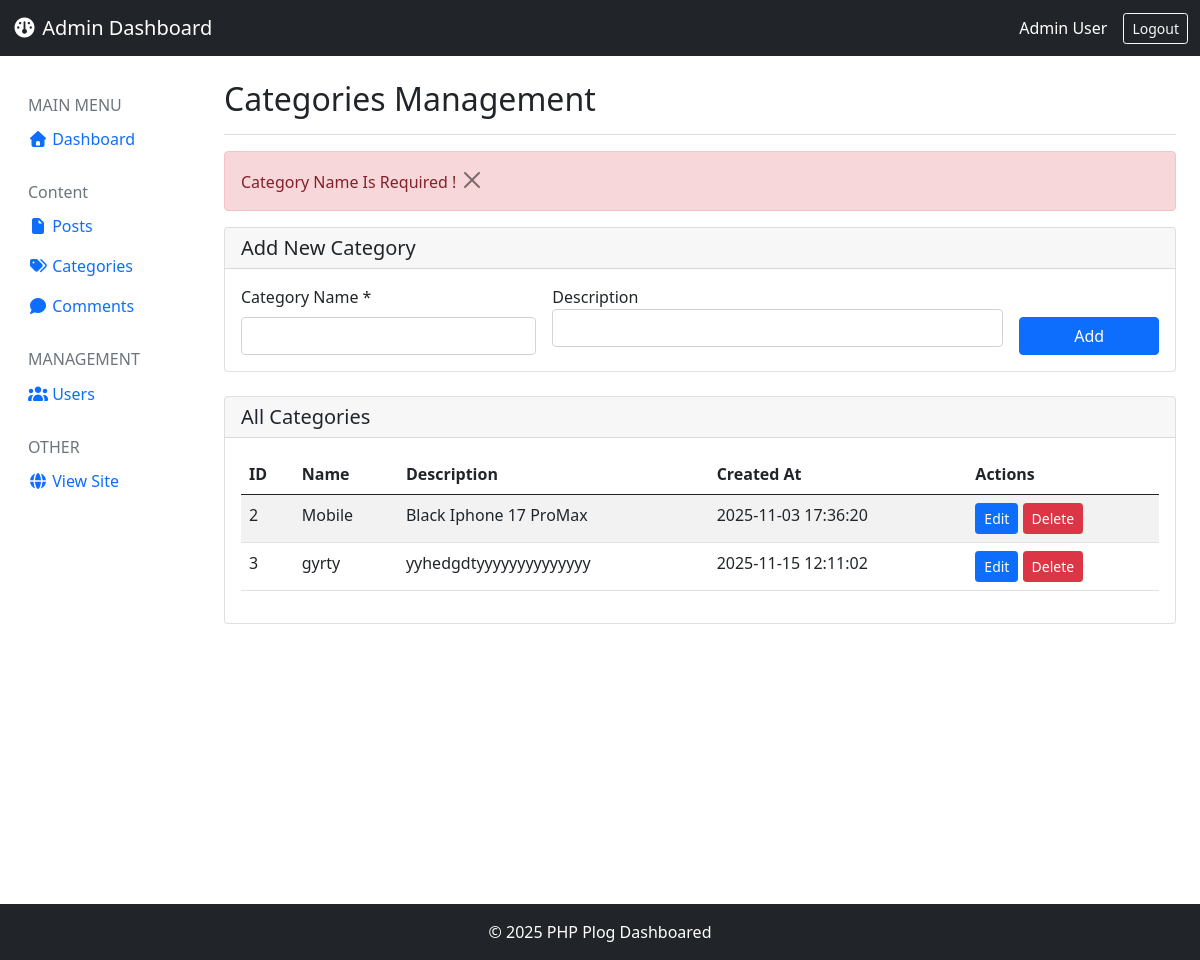
/categories.php, run on the app's committed database.
### tables this page shows
CREATE TABLE `categories` (
  `id` int(11) NOT NULL,
  `name` varchar(50) NOT NULL,
  `description` text NOT NULL,
  `created_at` timestamp NOT NULL DEFAULT current_timestamp()
);

### categories.php (the view, shortened to what this page needs)
<?php
require_once("../config.php");
include("./includes/header.php");
include("./includes/sidebar.php");
$message="";
$message_type="";
if(empty($name)){
    $message= "Category Name Is Required !";
    $message_type = "danger";
}else{
   $stmt = $pdo->prepare("INSERT INTO categories (name, description)
VALUES (?, ?)");
$stmt->execute([$name, $description]);
$message = "Category added successfully!";
$message_type = "success";
}
?>
<main class="col-md-9 ms-sm-auto col-lg-10 px-md-4">
    <div class="py-4">
        <div class="d-flex justify-content-between flex-wrap flex-md-nowrap
align-items-center pb-2 mb-3 border-bottom">
            <h1 class="h2"> <i class="bi bi-tags"></i> Categories Management </h1>
        </div>
        <div id="messageContainer">
            <?php if ($message): ?>
            <div class="alert alert-<?php echo $message_type; ?> alert-
dismissible fade show" role="alert">
                <?php echo $message; ?>
                <button type="button" class="btn-close" data-bs-dismiss="alert" aria- label="Close"></button>
            </div>
            <?php endif; ?>
            <div class="card mb-4">
                <div class="card-header">
                    <h5 class="card-title mb-0">Add New Category</h5>
                </div>
                <div class="card-body">
                    <form method="POST" class="row g-3">
                        <div class="col-md-4">
                            <label for="categoryName" class="form-label">Category Name *</label>
                            <input type="text" class="form-control" id="categoryName" name="name">
                        </div>
                        <div class="col-md-6">
                            <label for="categoryDescription" class="form-
label">Description</label>
                            <input type="text" class="form-control" id="categoryDescription" name="description">
                        </div>
                        <div class="col-md-2">
                            <label class="form-label">&nbsp;</label>
                            <button type="submit" class="btn btn-primary w-100" name="add_category">
                                <i class="bi bi-plus-circle"></i> Add </button>
                        </div>
                    </form>
                </div>
            </div>
            <div class="card">
                <div class="card-header">
                    <h5 class="card-title mb-0">All Categories</h5>
                </div>
                <div class="card-body">
                    <div class="table-responsive">
                        <table class="table table-striped table-hover" id="categoriesTable">
                            <thead>
                                <tr>
                                    <th>ID</th>
                                    <th>Name</th>
                                    <th>Description</th>
                                    <th>Created At</th>
                                    <th>Actions</th>
                                </tr>
                            </thead>
                            <tbody>
                                <?php
$stmt = $pdo->query("SELECT * FROM categories ORDER BY created_at
ASC");
$categories = $stmt->fetchAll(PDO::FETCH_ASSOC);
foreach ($categories as $category) : ?>
                                <tr>
                                    <td><?php echo $category['id']; ?></td>
                                    <td><?php echo $category['name']; ?></td>
                                    <td><?php echo $category['description']; ?></td>
                                    <td><?php echo $category['created_at']; ?></td>
                                    <td>
                                        <a href="categories.php?edit_id=<?php echo $category['id']; ?>"
                                            class="btn btn-sm btn-primary">
                                            <i class="bi bi-pencil"></i> Edit
                                        </a>
                                        <a href="categories.php?del_id=<?php echo $category['id']; ?>"
                                            class="btn btn-sm btn-danger"
                                            onclick="return confirm('Are you sure you want to delete this category?')">
                                            <i class="bi bi-trash"></i> Delete
                                        </a>
                                    </td>
                                </tr>
                                <?php endforeach; ?>
                            </tbody>
                        </table>
                    </div>
                </div>
            </div>
        </div>
    </div>
</main>
<?php
include("./includes/footer.php");
?>

### data on the page
categories: id "2", name "Mobile", description "Black Iphone 17 ProMax", created_at "2025-11-03 17:36:20"
categories: id "3", name "gyrty", description "yyhedgdtyyyyyyyyyyyyyy", created_at "2025-11-15 12:11:02"

### other printed values
$message "Category Name Is Required !"
